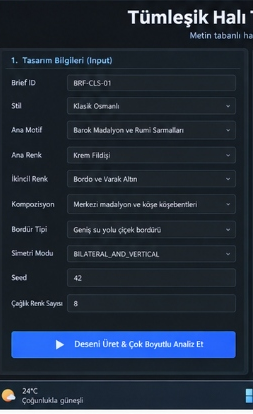
#> input picture day30/media/s60_col1_input.png, 253 x 414 px
$ python -i watershed_segmenter.py   (imports and definitions only)
#> lines starting #> are read from the running program, lines starting #| are printed output that depends on the picture; after the words box and inside, x2 and y2 are one past the last pixel; in counts of white or black regions, pixels touching at a corner belong together
#> further down, picture is the input picture: shape (414, 253, 3); mean B, G, R 60.2, 45.1, 34.2
import cv2
import numpy as np
from typing import Any, Dict, Optional, Tuple


def segment(image: np.ndarray) -> np.ndarray:
    """Watershed yöntemi ile segmentasyon."""
    if len(image.shape) == 3:
        gray = cv2.cvtColor(image, cv2.COLOR_BGR2GRAY)
    else:
        gray = image.copy()
    # Gürültü azaltma
    blur = cv2.GaussianBlur(gray, (5, 5), 0)
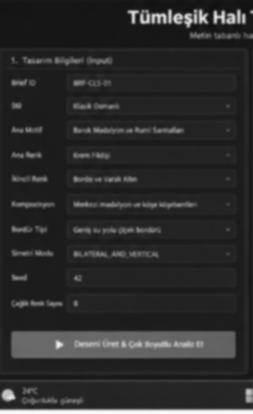
#> blur: shape (414, 253); min 17, max 250, mean 43.6
    # İkili eşikleme (Otsu)
    _, thresh = cv2.threshold(
        blur, 0, 255, cv2.THRESH_BINARY + cv2.THRESH_OTSU
    )
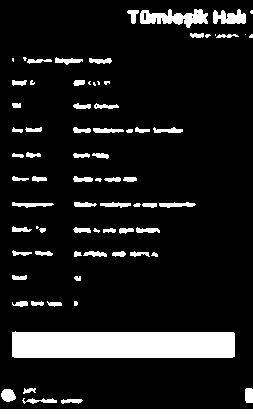
#> thresh: shape (414, 253); 11.8% white; 76 white regions (15 under 20 px), largest, box (x1, y1, x2, y2) and area: (12, 331, 235, 358) 5794, (0, 409, 253, 414) 1265, (140, 9, 208, 28) 740
    # Morfolojik işlemler
    kernel = np.ones((3, 3), np.uint8)
    opening = cv2.morphologyEx(thresh, cv2.MORPH_OPEN, kernel, iterations=2)
#> opening: shape (414, 253); 8.1% white; 20 white regions, largest, box (x1, y1, x2, y2) and area: (12, 332, 235, 358) 5793, (0, 409, 253, 414) 1265, (146, 13, 183, 24) 305
    # Sure foreground alanı
    sure_bg = cv2.dilate(opening, kernel, iterations=3)
#> sure_bg: shape (414, 253); 12.6% white; 16 white regions, largest, box (x1, y1, x2, y2) and area: (9, 329, 238, 361) 7323, (0, 385, 253, 414) 2252, (143, 7, 209, 29) 1110
    dist_transform = cv2.distanceTransform(opening, cv2.DIST_L2, 5)
    _, sure_fg = cv2.threshold(
        dist_transform, 0.5 * dist_transform.max(), 255, 0
    )
#> sure_fg: shape (414, 253) float32; 2.8% white; 2 white regions (1 under 20 px), largest, box (x1, y1, x2, y2) and area: (18, 338, 229, 352) 2954
    sure_fg = np.uint8(sure_fg)
    # Bilinmeyen bölge
    unknown = cv2.subtract(sure_bg, sure_fg)
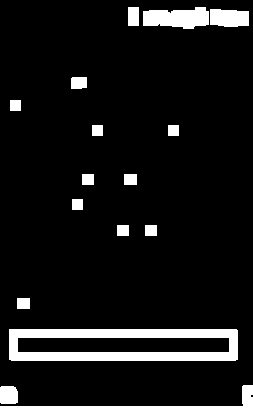
#> unknown: shape (414, 253); 9.8% white; 16 white regions, largest, box (x1, y1, x2, y2) and area: (9, 329, 238, 361) 4369, (0, 385, 253, 414) 2248, (143, 7, 209, 29) 1110
    # Marker etiketleme
    _, markers = cv2.connectedComponents(sure_fg)
#> markers: shape (414, 253) int32; 3 distinct labels, from 0 to 2
    markers = markers + 1
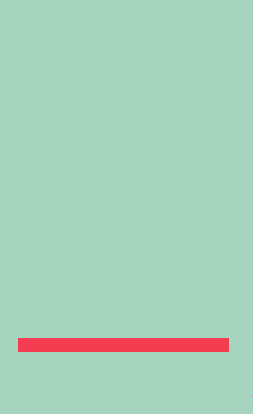
#> markers: shape (414, 253) int32; 3 distinct labels, from 1 to 3; one colour per label, 0 black
    markers[unknown == 255] = 0
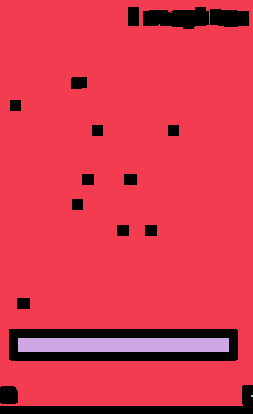
#> markers: shape (414, 253) int32; 4 distinct labels, from 0 to 3; one colour per label, 0 black

    bgr = cv2.cvtColor(gray, cv2.COLOR_GRAY2BGR) if len(image.shape) == 2 else image.copy()
    markers = cv2.watershed(bgr, markers)
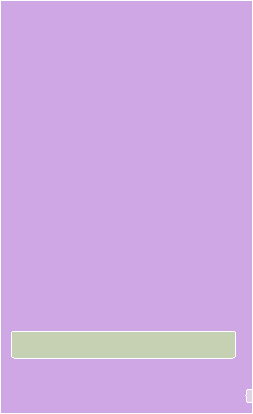
#> markers: shape (414, 253) int32; 4 distinct labels, from -1 to 3; one colour per label, 0 black, -1 white
    mask = np.zeros_like(gray, dtype=np.uint8)
    mask[markers > 1] = 255
    return mask


class WatershedSegmenter:
    """Mesafe dönüşümü ve morfolojik tohum işaretçileriyle havza (Watershed) segmentasyonu motoru."""

    # [81 lines left out: functions __init__, segment, not called in this run]

>>> import cv2
>>> picture = cv2.imread('../../../day30/media/s60_col1_input.png')
>>> result = segment(picture)
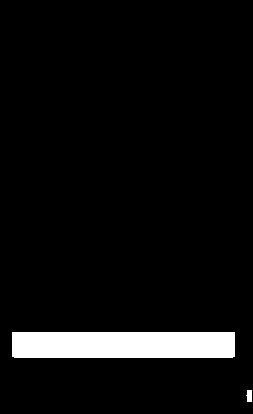
#> result: shape (414, 253); 5.6% white; 2 white regions, box (x1, y1, x2, y2) and area: (12, 332, 235, 358) 5794, (246, 390, 252, 402) 61

$ run again, on day30/media/s59_notebook_crop.png
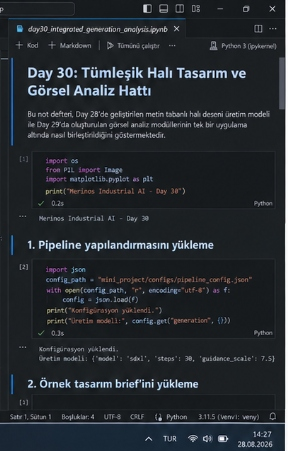
#> input picture day30/media/s59_notebook_crop.png, 288 x 451 px
#> picture is the input picture: shape (451, 288, 3); mean B, G, R 47.3, 42.2, 37.4
#> thresh: shape (451, 288); 9.8% white; 203 white regions (93 under 20 px), largest, box (x1, y1, x2, y2) and area: (0, 0, 288, 451) 2496, (85, 240, 169, 252) 575, (81, 67, 143, 81) 517
#> opening: shape (451, 288); 4.7% white; 41 white regions, largest, box (x1, y1, x2, y2) and area: (280, 0, 288, 451) 1984, (86, 242, 169, 249) 518, (38, 240, 81, 250) 284
#> sure_bg: shape (451, 288); 10.5% white; 17 white regions, largest, box (x1, y1, x2, y2) and area: (277, 0, 288, 451) 3369, (35, 237, 216, 253) 2329, (42, 378, 201, 391) 1951
#> unknown: shape (451, 288); 10.4% white; 17 white regions, largest, box (x1, y1, x2, y2) and area: (277, 0, 288, 451) 3181, (35, 237, 216, 253) 2328, (42, 378, 201, 391) 1951
#> in segment, `markers = cv2.watershed(bgr, markers)`:
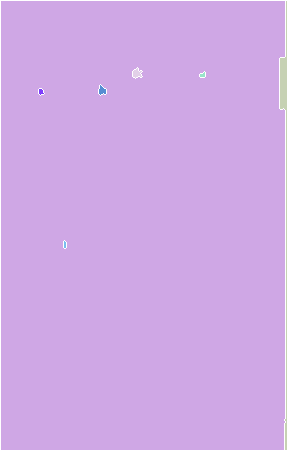
#> markers: shape (451, 288) int32; 8 distinct labels, from -1 to 7; one colour per label, 0 black, -1 white
#> `result = segment(picture)`:
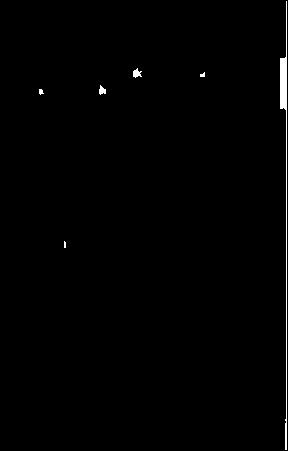
#> result: shape (451, 288); 0.72% white; 6 white regions (2 under 20 px), largest, box (x1, y1, x2, y2) and area: (280, 1, 287, 450) 785, (133, 68, 142, 78) 54, (99, 85, 106, 95) 45, (39, 89, 44, 95) 21

$ run again, on day30/media/s59_pipeline_crop.png
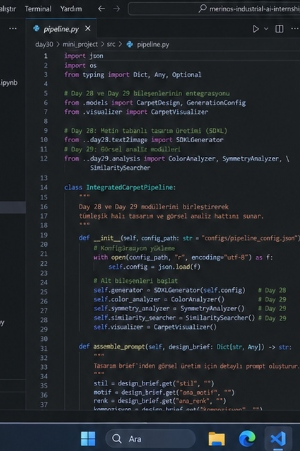
#> input picture day30/media/s59_pipeline_crop.png, 300 x 451 px
#> picture is the input picture: shape (451, 300, 3); mean B, G, R 43.8, 39, 34.3
#> thresh: shape (451, 300); 16.9% white; 282 white regions (85 under 20 px), largest, box (x1, y1, x2, y2) and area: (105, 429, 196, 448) 1628, (0, 422, 300, 451) 1557, (209, 6, 300, 12) 417
#> opening: shape (451, 300); 7.3% white; 139 white regions (1 under 20 px), largest, box (x1, y1, x2, y2) and area: (106, 429, 196, 448) 1624, (264, 422, 292, 451) 672, (207, 431, 226, 447) 283
#> sure_bg: shape (451, 300); 19.4% white; 69 white regions, largest, box (x1, y1, x2, y2) and area: (103, 426, 199, 451) 2326, (151, 276, 246, 333) 1990, (109, 276, 150, 333) 1683
#> unknown: shape (451, 300); 18.9% white; 69 white regions, largest, box (x1, y1, x2, y2) and area: (151, 276, 246, 333) 1990, (103, 426, 199, 451) 1965, (109, 276, 150, 333) 1683
#> in segment, `markers = cv2.watershed(bgr, markers)`:
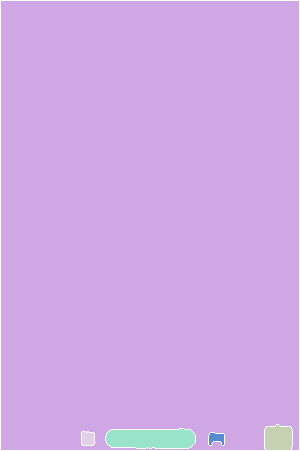
#> markers: shape (451, 300) int32; 6 distinct labels, from -1 to 5; one colour per label, 0 black, -1 white
#> `result = segment(picture)`:
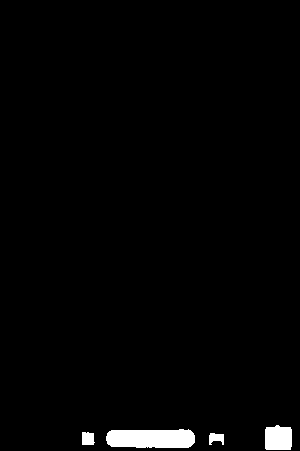
#> result: shape (451, 300); 1.8% white; 4 white regions, box (x1, y1, x2, y2) and area: (106, 429, 195, 448) 1519, (265, 425, 292, 450) 621, (82, 432, 95, 445) 151, (209, 433, 224, 445) 130

$ run again, on day30/media/s59_tree_crop.png
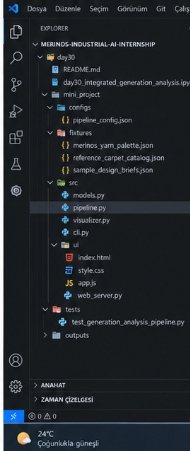
#> input picture day30/media/s59_tree_crop.png, 190 x 451 px
#> picture is the input picture: shape (451, 190, 3); mean B, G, R 44.1, 39.5, 34.7
#> thresh: shape (451, 190); 3.2% white; 53 white regions (32 under 20 px), largest, box (x1, y1, x2, y2) and area: (0, 0, 5, 451) 1816, (17, 432, 31, 444) 125, (10, 412, 17, 421) 46
#> opening: shape (451, 190); 2.4% white; 6 white regions, box (x1, y1, x2, y2) and area: (0, 0, 5, 451) 1816, (18, 433, 30, 444) 115, (53, 333, 60, 338) 35, (10, 414, 16, 420) 35, (48, 55, 53, 60) 25, (12, 188, 17, 193) 25
#> sure_bg: shape (451, 190); 4.6% white; 5 white regions, box (x1, y1, x2, y2) and area: (0, 0, 19, 451) 3307, (15, 430, 33, 447) 289, (50, 330, 63, 341) 143, (45, 52, 56, 63) 121, (9, 185, 20, 196) 121
#> unknown: shape (451, 190); 3.5% white; 5 white regions, box (x1, y1, x2, y2) and area: (2, 0, 19, 451) 2394, (15, 430, 33, 447) 250, (50, 330, 63, 341) 140, (45, 52, 56, 63) 120, (9, 185, 20, 196) 120
#> `result = segment(picture)`:
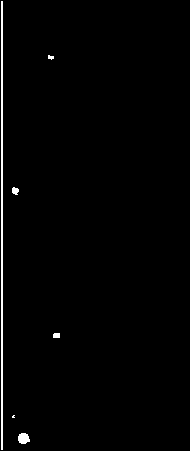
#> result: shape (451, 190); 1.3% white in thin lines or dots, all inside (x1, y1, x2, y2) = (1, 1, 60, 450)
